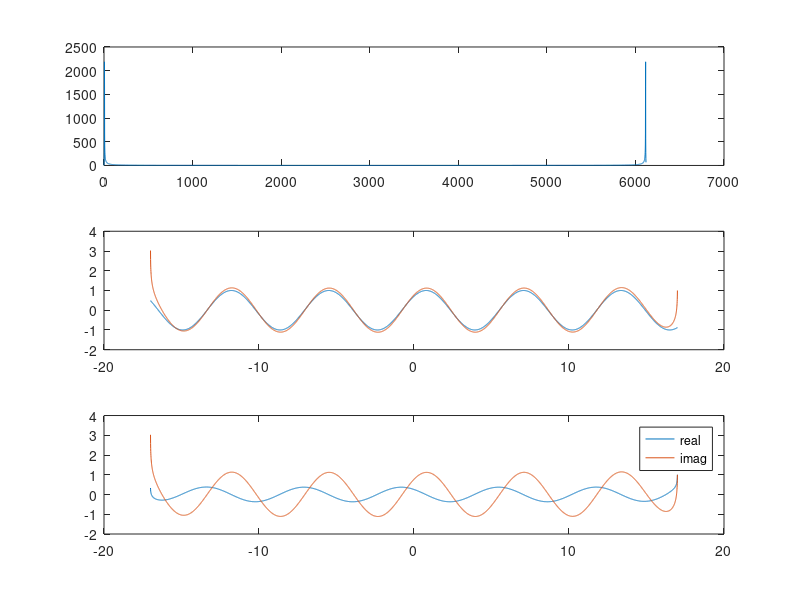

The MATLAB source for this figure:
clc
clearvars
cla
close all

%%

fs = 180 ;

totalTime = 34;

Ts = 1 / fs;

tic

t = -totalTime/2:Ts:totalTime/2 - Ts;

% функция от которой будет взяда дробная производная порядка 1/2
ft = sin(t) ; 

l = length(ft);

w = 0:l-1 ;

% порядок дифф
n = 1/2;

fw =  (fft(ft));

figure(1)
subplot(311)
plot(w, abs(fw))

dw = ( 1i * w ) .^ n;

ftt =  (ifft(dw.*fw));
%ifftshift
toc

% Аналитическая функция производной 
figure(1)
subplot(312)
plot(t,  sin(t+pi/4));  

figure(1)
subplot(313)
plot(t, real(ftt)/real(ftt(end)),t, imag(ftt)/imag(ftt(end)))
legend('real','imag')

% Численно вычисленная функция производной 
figure(1)
subplot(312)
hold on
plot(t,  imag(ftt)/imag(ftt(end) ))
hold off


